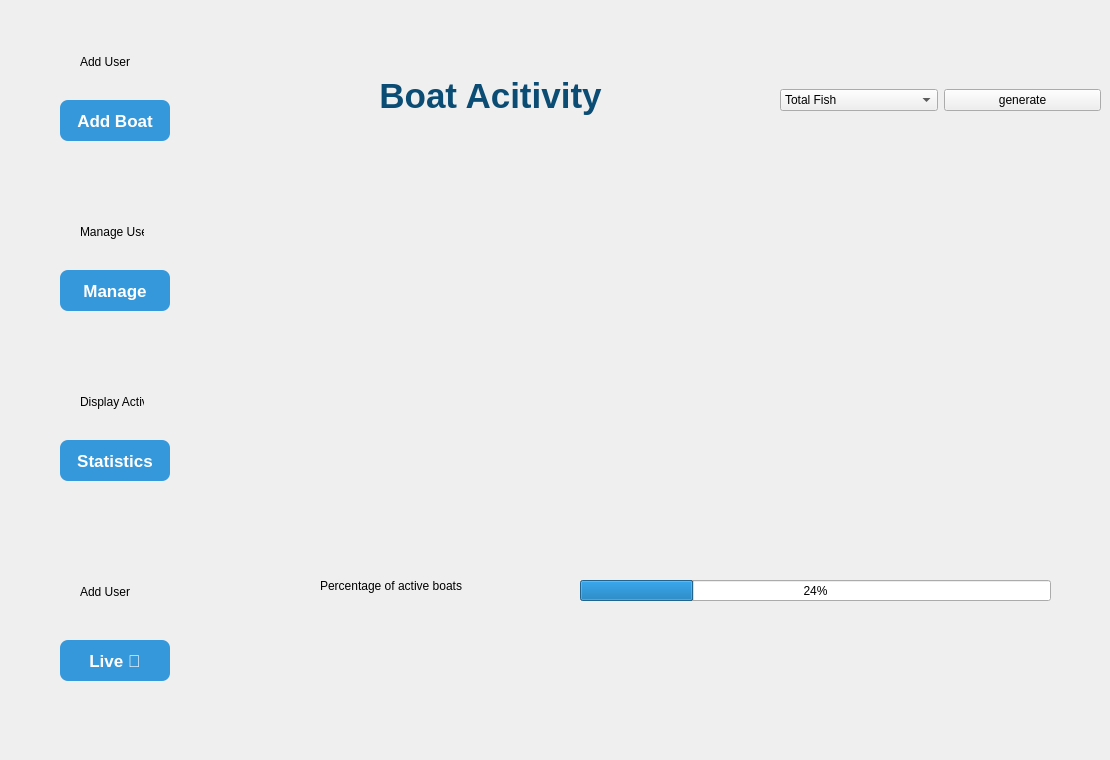
     <widget class="QWidget" name="user_page3_3">
      <widget class="QWidget" name="BackFrame_21" native="true">
       <property name="geometry">
        <rect>
         <x>10</x>
         <y>10</y>
         <width>201</width>
         <height>741</height>
        </rect>
       </property>
       <widget class="QPushButton" name="Display_21">
        <property name="geometry">
         <rect>
          <x>50</x>
          <y>430</y>
          <width>110</width>
          <height>41</height>
         </rect>
        </property>
        <property name="styleSheet">
         <string notr="true">QPushButton {
    background-color: #3498db;
    color: white;
    font-size: 17px;
    font-weight: bold;
    border: none;
    border-radius: 8px;
    padding: 8px 16px;
}
QPushButton:hover {
    background: qlineargradient(x1:0, y1:0, x2:0, y2:1,
                                stop:0 #38bdf8, stop:1 #0ea5e9);
}

QPushButton:pressed {
    background: qlineargradient(x1:0, y1:0, x2:0, y2:1,
                                stop:0 #0369a1, stop:1 #075985);
}
</string>
        </property>
        <property name="text">
         <string>Statistics</string>
        </property>
       </widget>
       <widget class="QLabel" name="dispboat3">
        <property name="geometry">
         <rect>
          <x>70</x>
          <y>360</y>
          <width>64</width>
          <height>64</height>
         </rect>
        </property>
        <property name="styleSheet">
         <string notr="true">ui-&gt;adduser-&gt;setFixedSize(32, 32);</string>
        </property>
        <property name="text">
         <string>Display Activity </string>
        </property>
       </widget>
       <widget class="QPushButton" name="Manage_21">
        <property name="geometry">
         <rect>
          <x>50</x>
          <y>260</y>
          <width>110</width>
          <height>41</height>
         </rect>
        </property>
        <property name="styleSheet">
         <string notr="true">QPushButton {
    background-color: #3498db;
    color: white;
    font-size: 17px;
    font-weight: bold;
    border: none;
    border-radius: 8px;
    padding: 8px 16px;
}
QPushButton:hover {
    background: qlineargradient(x1:0, y1:0, x2:0, y2:1,
                                stop:0 #38bdf8, stop:1 #0ea5e9);
}

QPushButton:pressed {
    background: qlineargradient(x1:0, y1:0, x2:0, y2:1,
                                stop:0 #0369a1, stop:1 #075985);
}
</string>
        </property>
        <property name="text">
         <string>Manage</string>
        </property>
       </widget>
       <widget class="QLabel" name="ManBoat3">
        <property name="geometry">
         <rect>
          <x>70</x>
          <y>190</y>
          <width>64</width>
          <height>64</height>
         </rect>
        </property>
        <property name="styleSheet">
         <string notr="true">ui-&gt;adduser-&gt;setFixedSize(32, 32);</string>
        </property>
        <property name="text">
         <string>Manage User</string>
        </property>
       </widget>
       <widget class="QPushButton" name="add_user_21">
        <property name="geometry">
         <rect>
          <x>50</x>
          <y>90</y>
          <width>110</width>
          <height>41</height>
         </rect>
        </property>
        <property name="styleSheet">
         <string notr="true">QPushButton {
    background-color: #3498db;
    color: white;
    font-size: 17px;
    font-weight: bold;
    border: none;
    border-radius: 8px;
    padding: 8px 16px;
}
QPushButton:hover {
    background: qlineargradient(x1:0, y1:0, x2:0, y2:1,
                                stop:0 #38bdf8, stop:1 #0ea5e9);
}

QPushButton:pressed {
    background: qlineargradient(x1:0, y1:0, x2:0, y2:1,
                                stop:0 #0369a1, stop:1 #075985);
}
</string>
        </property>
        <property name="text">
         <string>Add Boat</string>
        </property>
       </widget>
       <widget class="QLabel" name="Addboat3">
        <property name="geometry">
         <rect>
          <x>70</x>
          <y>20</y>
          <width>64</width>
          <height>64</height>
         </rect>
        </property>
        <property name="styleSheet">
         <string notr="true">ui-&gt;adduser-&gt;setFixedSize(32, 32);</string>
        </property>
        <property name="text">
         <string>Add User</string>
        </property>
       </widget>
       <widget class="QPushButton" name="forgetpwd_9">
        <property name="geometry">
         <rect>
          <x>50</x>
          <y>630</y>
          <width>110</width>
          <height>41</height>
         </rect>
        </property>
        <property name="styleSheet">
         <string notr="true">QPushButton {
    background-color: #3498db;
    color: white;
    font-size: 17px;
    font-weight: bold;
    border: none;
    border-radius: 8px;
    padding: 8px 16px;
}
QPushButton:hover {
    background: qlineargradient(x1:0, y1:0, x2:0, y2:1,
                                stop:0 #38bdf8, stop:1 #0ea5e9);
}

QPushButton:pressed {
    background: qlineargradient(x1:0, y1:0, x2:0, y2:1,
                                stop:0 #0369a1, stop:1 #075985);
}
</string>
        </property>
        <property name="text">
         <string>Live 📌</string>
        </property>
       </widget>
       <widget class="QLabel" name="Live3">
        <property name="geometry">
         <rect>
          <x>70</x>
          <y>550</y>
          <width>64</width>
          <height>64</height>
         </rect>
        </property>
        <property name="styleSheet">
         <string notr="true">ui-&gt;adduser-&gt;setFixedSize(32, 32);</string>
        </property>
        <property name="text">
         <string>Add User</string>
        </property>
       </widget>
      </widget>
      <widget class="QProgressBar" name="progressBar_5">
       <property name="geometry">
        <rect>
         <x>580</x>
         <y>580</y>
         <width>471</width>
         <height>21</height>
        </rect>
       </property>
       <property name="value">
        <number>24</number>
       </property>
      </widget>
      <widget class="QLabel" name="label_77">
       <property name="geometry">
        <rect>
         <x>320</x>
         <y>570</y>
         <width>281</width>
         <height>31</height>
        </rect>
       </property>
       <property name="styleSheet">
        <string notr="true"/>
       </property>
       <property name="text">
        <string>Percentage of active boats</string>
       </property>
      </widget>
      <widget class="QWidget" name="layoutWidget_16">
       <property name="geometry">
        <rect>
         <x>780</x>
         <y>80</y>
         <width>321</width>
         <height>41</height>
        </rect>
       </property>
       <layout class="QHBoxLayout" name="horizontalLayout_10">
        <item>
         <widget class="QComboBox" name="comboBox_16">
          <item>
           <property name="text">
            <string>Total Fish</string>
           </property>
          </item>
          <item>
           <property name="text">
            <string>Total Trips </string>
           </property>
          </item>
         </widget>
        </item>
        <item>
         <widget class="QPushButton" name="pushButton_10">
          <property name="text">
           <string>generate</string>
          </property>
         </widget>
        </item>
       </layout>
      </widget>
      <widget class="QLabel" name="labelStatsTitle_5">
       <property name="geometry">
        <rect>
         <x>290</x>
         <y>70</y>
         <width>401</width>
         <height>51</height>
        </rect>
       </property>
       <property name="styleSheet">
        <string notr="true">
 font-family: &quot;Behove&quot;;
 font-size: 35px;
font-weight: bold;
 color: #0a4c73;
border: none;
       background: transparent;
</string>
       </property>
       <property name="text">
        <string>Boat Acitivity</string>
       </property>
       <property name="alignment">
        <set>Qt::AlignmentFlag::AlignCenter</set>
       </property>
       <property name="wordWrap">
        <bool>false</bool>
       </property>
      </widget>
      <widget class="QChartView" name="chartView_4" native="true">
       <property name="geometry">
        <rect>
         <x>290</x>
         <y>130</y>
         <width>781</width>
         <height>421</height>
        </rect>
       </property>
      </widget>
     </widget>
